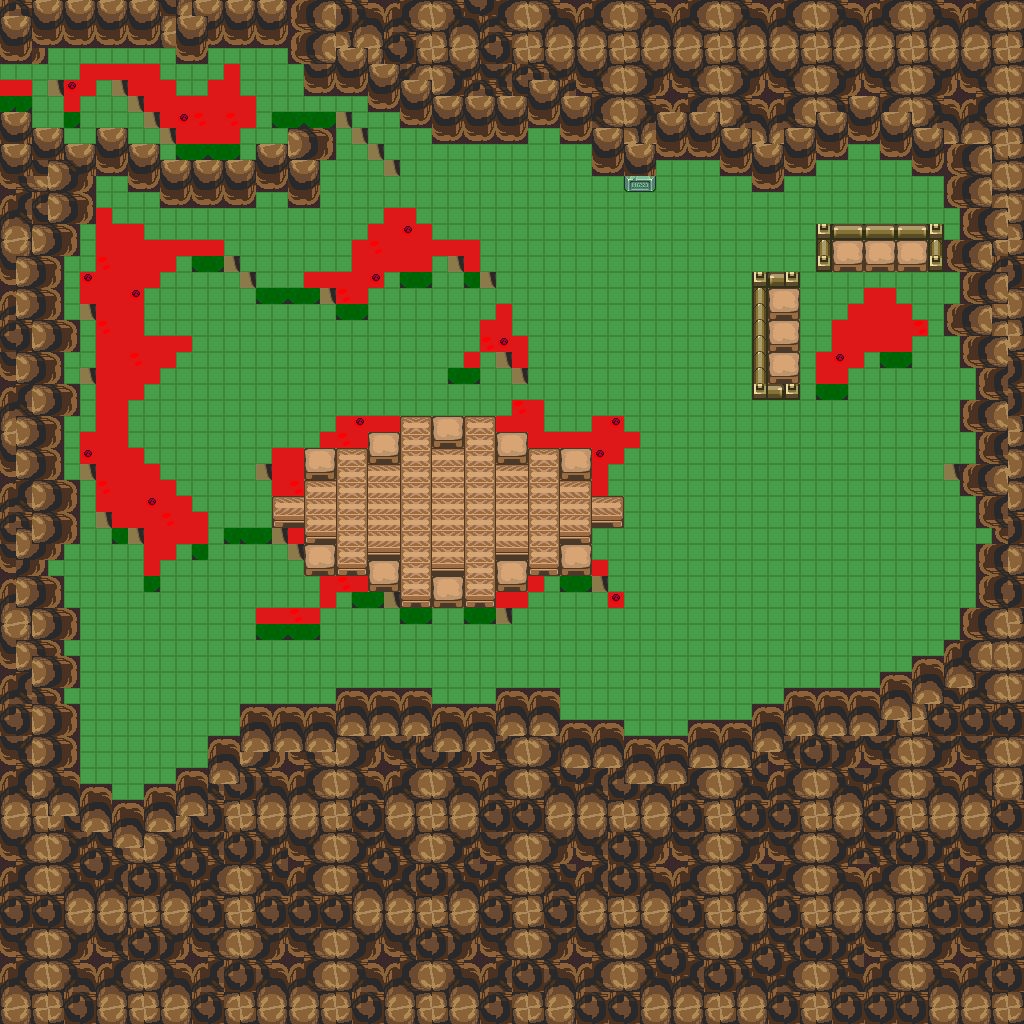

This is a level from a 2D game, rendered from its Tiled map with the project's own tilesets. A one-line summary and the map file follow, with tile-layer data summarised:
An orthogonal 64x64 tile map with 16x16 px tiles, 1 tile layer (base), 1 hidden layer not drawn and 20 objects.

<map version="1.10" tiledversion="1.12.1" orientation="orthogonal" renderorder="right-down" width="64" height="64" tilewidth="16" tileheight="16" infinite="0" nextlayerid="3" nextobjectid="21">
 <tileset firstgid="1" source="../classiciphone_pics4.tsx" />
 <layer id="1" name="base" width="64" height="64">
  <data>[4096 cells, 4096 non-empty, 68 distinct tile ids]</data>
 </layer>
 <layer id="2" name="collision" width="64" height="64" visible="0">
  <properties><property name="collision" value="true" /></properties>
  <data>[4096 cells, 2255 non-empty, 1 distinct tile ids]</data>
 </layer>
 <objectgroup id="3" name="npcs">
  <object id="1" x="64.0" y="-16.0" width="16" height="16">
   <properties>
    <property name="gani" value="smokeani.mng" />
    <property name="script" type="string">-- Auto-converted from GraalScript
-- // NPC made by Dom Coterie (Ventrue)
-- [CLIENT-SIDE — server no-op]
-- if (created) {
-- dontblock;
-- }</property>
   </properties>
  </object>
  <object id="2" x="496.0" y="560.0" width="16" height="16">
   <properties>
    <property name="gani" value="darkbedtable.png" />
    <property name="script" type="string">-- Auto-converted from GraalScript
-- // NPC made by Zackaios Coterie (Ventrue)
-- [CLIENT-SIDE — server no-op]
-- if (created) {
-- drawunderplayer;
-- dontblock;
-- }</property>
   </properties>
  </object>
  <object id="3" x="304.0" y="432.0" width="16" height="16">
   <properties>
    <property name="gani" value="coterie.png" />
    <property name="script" type="string">-- Auto-converted from GraalScript
-- // NPC made by Dom (Ventrue)
-- if (created) {
end
-- if (playertouchsme) {
end
-- [CLIENT-SIDE — server no-op]
-- if (created) {drawunderplayer; dontblock;
-- }
-- if (playertouchsme) {
-- }</property>
   </properties>
  </object>
  <object id="4" x="816.0" y="208.0" width="16" height="16">
   <properties>
    <property name="gani" value="darkcouch.png" />
    <property name="script" type="string">-- Auto-converted from GraalScript
-- // NPC made by Dom (Ventrue)
-- [CLIENT-SIDE — server no-op]
-- if (created) {
-- dontblock;
-- drawunderplayer;
-- }</property>
   </properties>
  </object>
  <object id="5" x="736.0" y="272.0" width="16" height="16">
   <properties>
    <property name="gani" value="fifisofa.png" />
    <property name="script" type="string">-- Auto-converted from GraalScript
-- // NPC made by Dom (Ventrue)
-- [CLIENT-SIDE — server no-op]
-- if (created) {
-- dontblock;
-- drawunderplayer;
-- }</property>
   </properties>
  </object>
  <object id="6" x="880.0" y="288.0" width="16" height="16">
   <properties>
    <property name="script" type="string">-- Auto-converted from GraalScript
-- // Graal2002 NPC by Stefan Knorr
-- if (created) {
-- // Initialize the attributes
-- showcharacter;
-- setcharprop #3,head0.png;
-- setcharprop #C0,orange;
-- setcharprop #C1,white;
-- setcharprop #C2,blue;
-- setcharprop #C3,red;
-- setcharprop #C4,black;
-- setcharprop #2,shield1.gif;
-- shieldpower = 1;
-- dir = 2;
-- sprite = 40;
end</property>
   </properties>
  </object>
  <object id="7" x="304.0" y="96.0" width="16" height="16">
   <properties>
    <property name="gani" value="rockpassage2.png" />
    <property name="script" type="string">-- Auto-converted from GraalScript
-- // NPC made by Dala Coterie (Ventrue)
-- [CLIENT-SIDE — server no-op]
-- if (playertouchsme &amp;&amp; strequals(#g,Ventrue) &amp;&amp; strcontains(#n,Coterie))
-- if (strcontains(#g,Ventrue)) {
-- hide;
-- sleep 0.5;
-- show;
-- }</property>
   </properties>
  </object>
  <object id="8" x="624.0" y="32.0" width="16" height="16">
   <properties>
    <property name="script" type="string">-- Auto-converted from GraalScript
-- [CLIENT-SIDE — server no-op]
-- // Level effect
-- if (playerenters) {
-- seteffect 0,0,0,0.6;
-- }</property>
   </properties>
  </object>
  <object id="9" x="336.0" y="432.0" width="16" height="16">
   <properties>
    <property name="gani" value="halloweenc-fog2.png" />
    <property name="script" type="string">-- Auto-converted from GraalScript
-- // NPC made by Stev (Potamus)
-- [CLIENT-SIDE — server no-op]
-- if (created) {
-- drawaslight;
-- dontblock;
-- setcoloreffect 1,1,1,0.9999999;
-- }</property>
   </properties>
  </object>
  <object id="10" x="576.0" y="32.0" width="16" height="16">
   <properties>
    <property name="script" type="string">-- Auto-converted from GraalScript
-- // NPC made by Stev (LAT)
-- [CLIENT-SIDE — server no-op]
-- if (playerchats) {
-- if (strcontains(#c,ass)) {
-- freezeplayer2;
-- setplayerprop #c,ITS BAD TO CURSE;
-- }
-- }
-- if (playerchats) {
-- if (strcontains(#c,asshole)) {
-- freezeplayer2;
-- setplayerprop #c,ITS BAD TO CURSE;
-- }
-- }
-- if (playerchats) {
-- if (strcontains(#c,whore)) {
-- freezeplayer2;
-- setplayerprop #c,ITS BAD TO CURSE;
-- }
-- }
-- if (playerchats) {
-- if (strcontains(#c,slut)) {
-- freezeplayer2;
-- setplayerprop #c,ITS BAD TO CURSE;
-- }
-- }
-- if (playerchats) {
-- if (strcontains(#c,bitch)) {
-- freezeplayer2;
-- setplayerprop #c,ITS BAD TO CURSE;
-- }
-- }
-- if (playerchats) {
-- if (strcontains(#c,fuck you)) {
-- freezeplayer2;
-- setplayerprop #c,ITS BAD TO CURSE;
-- }
-- }
-- if (playerchats) {
-- if (strcontains(#c,fuck)) {
-- freezeplayer2;
-- setplayerprop #c,ITS BAD TO CURSE;
-- }
-- }
-- if (playerchats) {
-- if (strcontains(#c,pussy)) {
-- freezeplayer2;
-- setplayerprop #c,ITS BAD TO CURSE;
-- }
-- }
-- if (playerchats) {
-- if (strcontains(#c,cunt)) {
-- freezeplayer2;
-- setplayerprop #c,ITS BAD TO CURSE;
-- }
-- }
-- if (playerchats) {
-- if (strcontains(#c,faggot)) {
-- freezeplayer2;
-- setplayerprop #c,ITS BAD TO CURSE;
-- }
-- }
-- if (playerchats) {
-- if (strcontains(#c,fag)) {
-- freezeplayer2;
-- setplayerprop #c,ITS BAD TO CURSE;
-- }
-- }
-- if (playerchats) {
-- if (strcontains(#c,gay)) {
-- freezeplayer2;
-- setplayerprop #c,ITS BAD TO CURSE;
-- }
-- }
-- if (playerchats) {
-- if (strcontains(#c,fucker)) {
-- freezeplayer2;
-- setplayerprop #c,ITS BAD TO CURSE;
-- }
-- }</property>
   </properties>
  </object>
  <object id="11" x="432.0" y="576.0" width="16" height="16">
   <properties>
    <property name="gani" value="darkbedtable.png" />
    <property name="script" type="string">-- Auto-converted from GraalScript
-- // NPC made by Zackaios Coterie (Ventrue)
-- [CLIENT-SIDE — server no-op]
-- if (created) {
-- drawunderplayer;
-- dontblock;
-- }</property>
   </properties>
  </object>
  <object id="12" x="368.0" y="560.0" width="16" height="16">
   <properties>
    <property name="gani" value="darkbedtable.png" />
    <property name="script" type="string">-- Auto-converted from GraalScript
-- // NPC made by Zackaios Coterie (Ventrue)
-- [CLIENT-SIDE — server no-op]
-- if (created) {
-- drawunderplayer;
-- dontblock;
-- }</property>
   </properties>
  </object>
  <object id="13" x="304.0" y="544.0" width="16" height="16">
   <properties>
    <property name="gani" value="darkbedtable.png" />
    <property name="script" type="string">-- Auto-converted from GraalScript
-- // NPC made by Zackaios Coterie (Ventrue)
-- [CLIENT-SIDE — server no-op]
-- if (created) {
-- drawunderplayer;
-- dontblock;
-- }</property>
   </properties>
  </object>
  <object id="14" x="560.0" y="544.0" width="16" height="16">
   <properties>
    <property name="gani" value="darkbedtable.png" />
    <property name="script" type="string">-- Auto-converted from GraalScript
-- // NPC made by Zackaios Coterie (Ventrue)
-- [CLIENT-SIDE — server no-op]
-- if (created) {
-- drawunderplayer;
-- dontblock;
-- }</property>
   </properties>
  </object>
  </objectgroup>
</map>
<!-- 6 of 20 objects omitted -->
